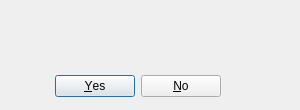
<?xml version="1.0" encoding="UTF-8"?>
<ui version="4.0">
 <class>sqlite_viewer_report_status</class>
 <widget class="QDialog" name="sqlite_viewer_report_status">
  <property name="windowModality">
   <enum>Qt::ApplicationModal</enum>
  </property>
  <property name="geometry">
   <rect>
    <x>0</x>
    <y>0</y>
    <width>300</width>
    <height>110</height>
   </rect>
  </property>
  <property name="minimumSize">
   <size>
    <width>300</width>
    <height>110</height>
   </size>
  </property>
  <property name="maximumSize">
   <size>
    <width>300</width>
    <height>110</height>
   </size>
  </property>
  <property name="windowTitle">
   <string>Dialog</string>
  </property>
  <widget class="QDialogButtonBox" name="buttonBox">
   <property name="geometry">
    <rect>
     <x>-120</x>
     <y>70</y>
     <width>341</width>
     <height>32</height>
    </rect>
   </property>
   <property name="orientation">
    <enum>Qt::Horizontal</enum>
   </property>
   <property name="standardButtons">
    <set>QDialogButtonBox::No|QDialogButtonBox::Yes</set>
   </property>
  </widget>
  <widget class="QLabel" name="label">
   <property name="geometry">
    <rect>
     <x>10</x>
     <y>10</y>
     <width>281</width>
     <height>31</height>
    </rect>
   </property>
   <property name="text">
    <string/>
   </property>
  </widget>
 </widget>
 <resources/>
 <connections>
  <connection>
   <sender>buttonBox</sender>
   <signal>accepted()</signal>
   <receiver>sqlite_viewer_report_status</receiver>
   <slot>accept()</slot>
   <hints>
    <hint type="sourcelabel">
     <x>248</x>
     <y>254</y>
    </hint>
    <hint type="destinationlabel">
     <x>157</x>
     <y>274</y>
    </hint>
   </hints>
  </connection>
  <connection>
   <sender>buttonBox</sender>
   <signal>rejected()</signal>
   <receiver>sqlite_viewer_report_status</receiver>
   <slot>reject()</slot>
   <hints>
    <hint type="sourcelabel">
     <x>316</x>
     <y>260</y>
    </hint>
    <hint type="destinationlabel">
     <x>286</x>
     <y>274</y>
    </hint>
   </hints>
  </connection>
 </connections>
</ui>
